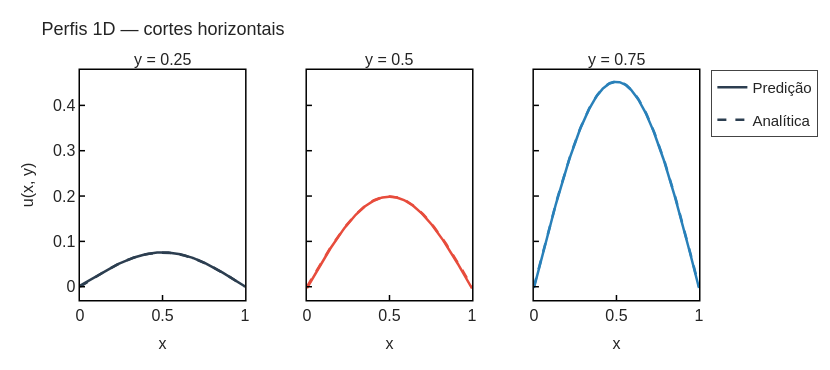

Here is the notebook cell this chart was saved with:
### Code cell
plot_profiles(model=model, analytical_fn=analytical_solution, device=DEVICE)

### Figure 1 — Plotly figure (JSON) as saved in the notebook; plotly's stock layout.template omitted (floating-point values rounded to 4 significant figures; data arrays with more than 128 entries replaced by an {"elided": "..."} marker saying what was removed)
{"data": [{"legendgroup": "pred", "line": {"color": "#2C3E50", "width": 2.5}, "mode": "lines", "name": "Predição", "showlegend": true, "type": "scatter", "x": {"elided": "200 float values"}, "xaxis": "x", "y": {"elided": "200 float values"}, "yaxis": "y"}, {"legendgroup": "anal", "line": {"color": "#2C3E50", "dash": "dash", "width": 2.5}, "mode": "lines", "name": "Analítica", "showlegend": true, "type": "scatter", "x": {"elided": "200 float values"}, "xaxis": "x", "y": {"elided": "200 float values"}, "yaxis": "y"}, {"legendgroup": "pred", "line": {"color": "#E74C3C", "width": 2.5}, "mode": "lines", "name": "Predição", "showlegend": false, "type": "scatter", "x": {"elided": "200 float values"}, "xaxis": "x2", "y": {"elided": "200 float values"}, "yaxis": "y2"}, {"legendgroup": "anal", "line": {"color": "#E74C3C", "dash": "dash", "width": 2.5}, "mode": "lines", "name": "Analítica", "showlegend": false, "type": "scatter", "x": {"elided": "200 float values"}, "xaxis": "x2", "y": {"elided": "200 float values"}, "yaxis": "y2"}, {"legendgroup": "pred", "line": {"color": "#2980B9", "width": 2.5}, "mode": "lines", "name": "Predição", "showlegend": false, "type": "scatter", "x": {"elided": "200 float values"}, "xaxis": "x3", "y": {"elided": "200 float values"}, "yaxis": "y3"}, {"legendgroup": "anal", "line": {"color": "#2980B9", "dash": "dash", "width": 2.5}, "mode": "lines", "name": "Analítica", "showlegend": false, "type": "scatter", "x": {"elided": "200 float values"}, "xaxis": "x3", "y": {"elided": "200 float values"}, "yaxis": "y3"}], "layout": {"annotations": [{"font": {"size": 16}, "showarrow": false, "text": "y = 0.25", "x": 0.1333, "xanchor": "center", "xref": "paper", "y": 1, "yanchor": "bottom", "yref": "paper"}, {"font": {"size": 16}, "showarrow": false, "text": "y = 0.5", "x": 0.5, "xanchor": "center", "xref": "paper", "y": 1, "yanchor": "bottom", "yref": "paper"}, {"font": {"size": 16}, "showarrow": false, "text": "y = 0.75", "x": 0.8667, "xanchor": "center", "xref": "paper", "y": 1, "yanchor": "bottom", "yref": "paper"}], "font": {"family": "Arial", "size": 16}, "height": 370, "legend": {"borderwidth": 1, "font": {"size": 15}, "orientation": "v", "x": 1.02, "xanchor": "left", "y": 1, "yanchor": "top"}, "margin": {"b": 70, "l": 80, "r": 60, "t": 70}, "title": {"font": {"size": 18}, "text": "Perfis 1D — cortes horizontais"}, "width": 830, "xaxis": {"anchor": "y", "domain": [0, 0.2667], "linecolor": "black", "linewidth": 1.5, "mirror": true, "showline": true, "tickcolor": "black", "ticklen": 5, "ticks": "inside", "tickwidth": 1.5, "title": {"font": {"size": 16}, "text": "x"}}, "xaxis2": {"anchor": "y2", "domain": [0.3667, 0.6333], "linecolor": "black", "linewidth": 1.5, "mirror": true, "showline": true, "tickcolor": "black", "ticklen": 5, "ticks": "inside", "tickwidth": 1.5, "title": {"font": {"size": 16}, "text": "x"}}, "xaxis3": {"anchor": "y3", "domain": [0.7333, 1], "linecolor": "black", "linewidth": 1.5, "mirror": true, "showline": true, "tickcolor": "black", "ticklen": 5, "ticks": "inside", "tickwidth": 1.5, "title": {"font": {"size": 16}, "text": "x"}}, "yaxis": {"anchor": "x", "domain": [0, 1], "linecolor": "black", "linewidth": 1.5, "mirror": true, "showline": true, "tickcolor": "black", "ticklen": 5, "ticks": "inside", "tickwidth": 1.5, "title": {"font": {"size": 16}, "text": "u(x, y)"}}, "yaxis2": {"anchor": "x2", "domain": [0, 1], "linecolor": "black", "linewidth": 1.5, "matches": "y", "mirror": true, "showline": true, "showticklabels": false, "tickcolor": "black", "ticklen": 5, "ticks": "inside", "tickwidth": 1.5, "title": {"font": {"size": 16}, "text": ""}}, "yaxis3": {"anchor": "x3", "domain": [0, 1], "linecolor": "black", "linewidth": 1.5, "matches": "y", "mirror": true, "showline": true, "showticklabels": false, "tickcolor": "black", "ticklen": 5, "ticks": "inside", "tickwidth": 1.5, "title": {"font": {"size": 16}, "text": ""}}}}
